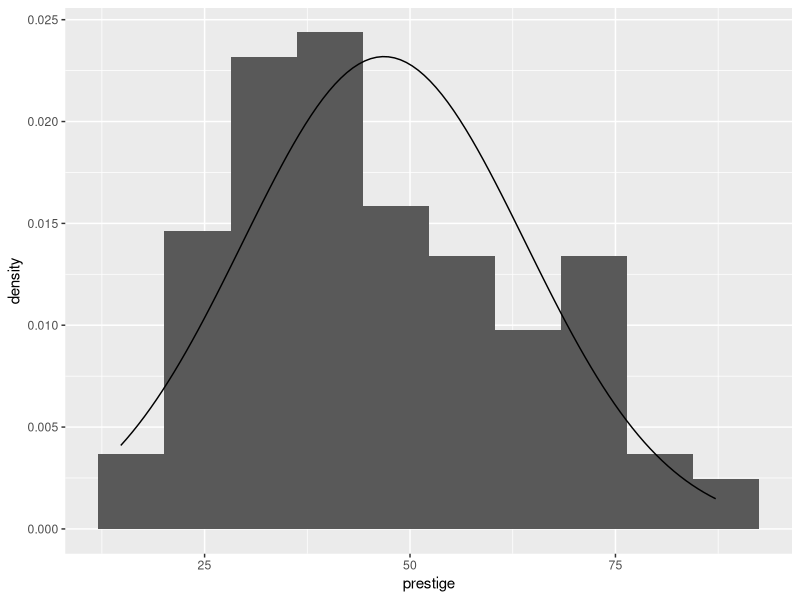
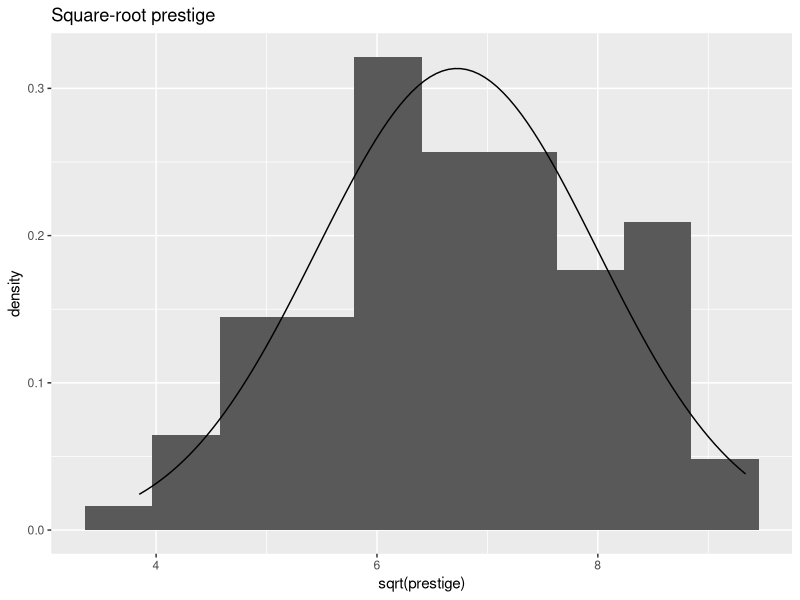
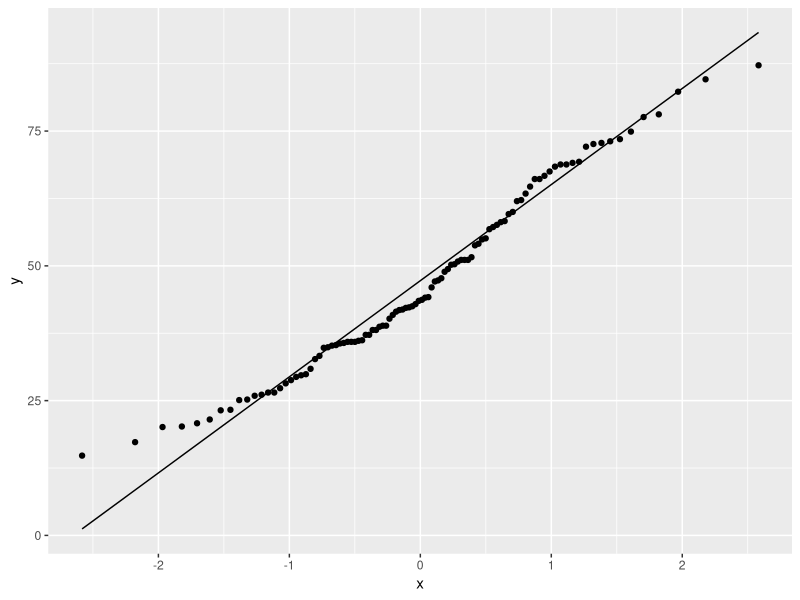
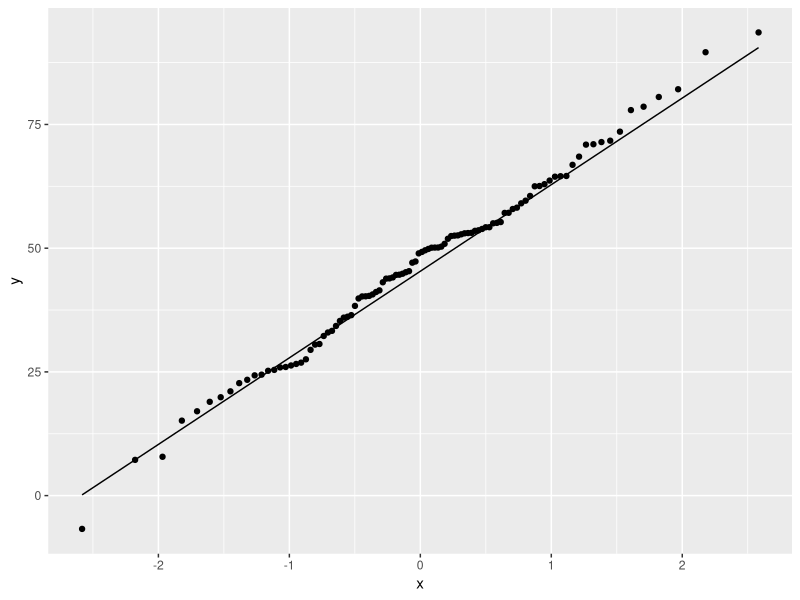
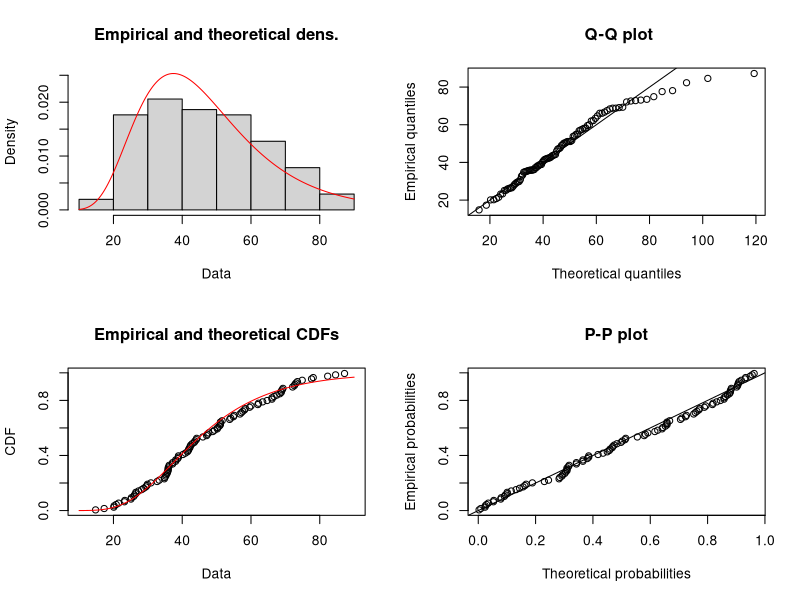
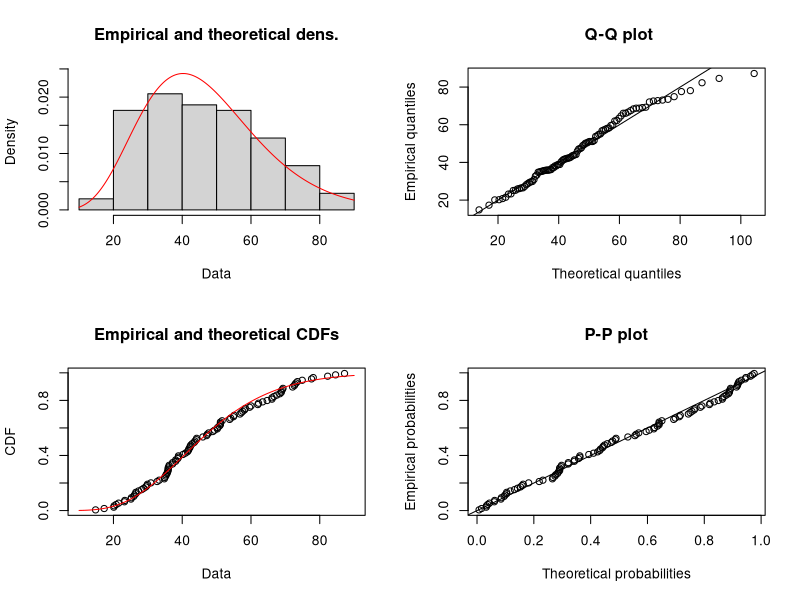
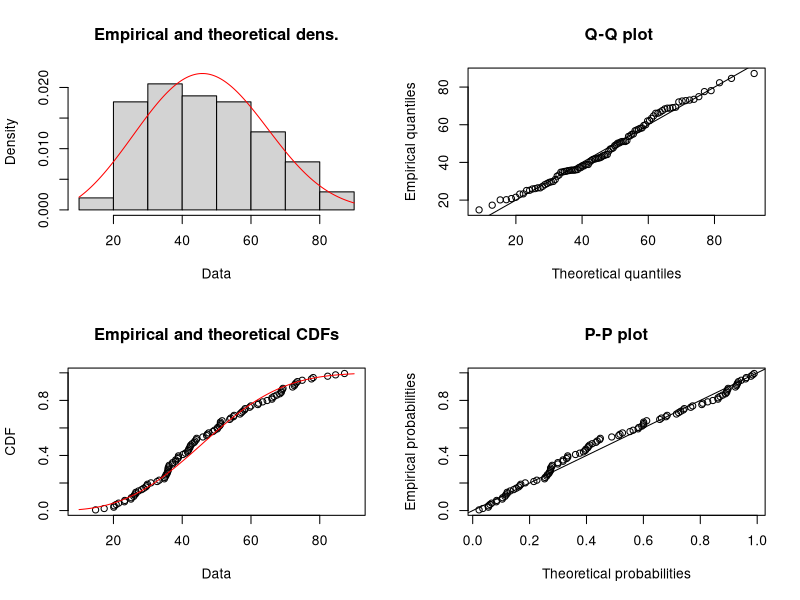
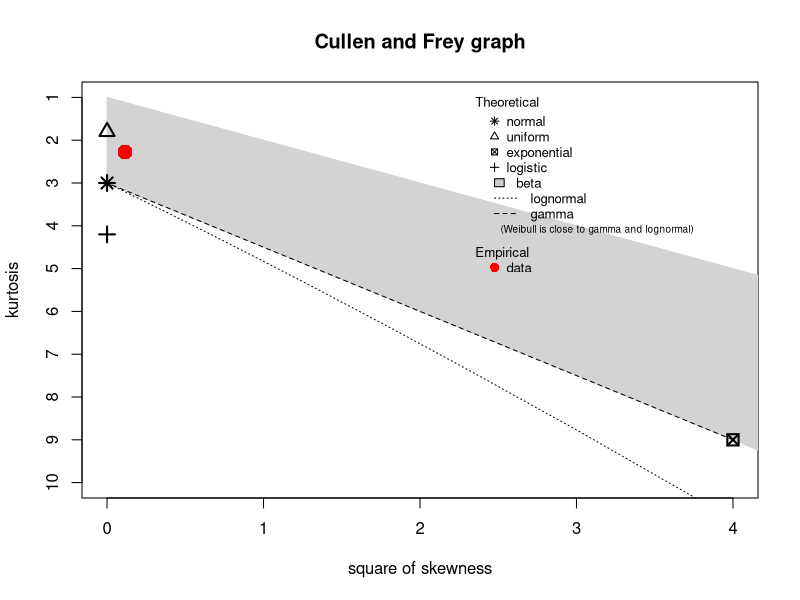

Write the R code that produced these figures, in order.
## ---- chunk 1
knitr::opts_chunk$set(echo = TRUE, 
                      results=FALSE, 
                      warning=FALSE, 
                      message=FALSE, 
                      comment=NA,
                      fig.align='center',
                      out.width='50%')
## ---- chunk 2
options(warn=-1) 
## ---- chunk 3
knitr::opts_chunk$set(warning=FALSE, message=FALSE, comment=NA, fig.show = "hide")
## ---- chunk 4
pnorm(2.1, mean=0, sd=1) - pnorm(-1.8, mean=0, sd=1)
## ---- chunk 5
pnorm(2.1) - pnorm(-1.8)
## ---- chunk 6
library(tidyverse)
library(car)

Prestige |> 
  ggplot() + 
  aes(prestige) +
  geom_histogram(aes(y=after_stat(density)), bins=10) +
  stat_function(
    fun = dnorm,
    args = list(mean = mean(Prestige$prestige),
                sd = sd(Prestige$prestige) ), 
    geom = "line")

## ---- chunk 7
library(tidyverse)
library(car)

Prestige |> 
  ggplot() + 
  aes(sqrt(prestige)) +
  geom_histogram(aes(y=after_stat(density)), bins=10) +
  stat_function(
    fun = dnorm,
    args = list(mean = mean(sqrt(Prestige$prestige)),
                sd = sd(sqrt(Prestige$prestige)) ), 
    geom = "line") +
  ggtitle("Square-root prestige")

## ---- chunk 8
Prestige |> 
  ggplot() + 
  aes(sample=prestige) + 
  stat_qq() + 
  stat_qq_line()

## ---- chunk 9
set.seed(111)

data.frame(x = rnorm(
  n = nrow(Prestige),
  mean = mean(Prestige$prestige), 
  sd = sd(Prestige$prestige)
  )) |> 
  ggplot() + 
  aes(sample = x) + 
  stat_qq() + 
  stat_qq_line()

## ---- chunk 10
shapiro.test(Prestige$prestige)
## ---- chunk 11
ks.test(Prestige$prestige, 
        "pnorm", 
        mean(Prestige$prestige), 
        sd(Prestige$prestige) )
## ---- chunk 12
shapiro.test(sqrt(Prestige$prestige))
## ---- chunk 13
library(fitdistrplus)

m1 <- fitdist(Prestige$prestige, "lnorm")

plot(m1)
## ---- chunk 14
library(fitdistrplus)

m2 <- fitdist(Prestige$prestige, "gamma")

plot(m2)
## ---- chunk 15
library(fitdistrplus)

m3 <- fitdist(Prestige$prestige, "weibull")

plot(m3)
## ---- chunk 16
descdist(Prestige$prestige)
